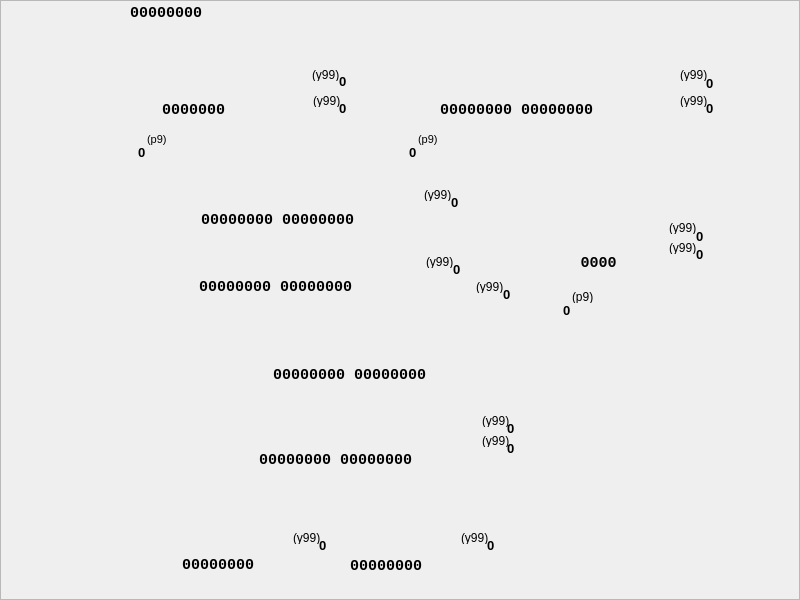
<?xml version="1.0" encoding="UTF-8"?>
<ui version="4.0">
 <class>CDcmcWay4Widget</class>
 <widget class="QWidget" name="CDcmcWay4Widget">
  <property name="geometry">
   <rect>
    <x>0</x>
    <y>0</y>
    <width>800</width>
    <height>600</height>
   </rect>
  </property>
  <property name="sizePolicy">
   <sizepolicy hsizetype="Fixed" vsizetype="Fixed">
    <horstretch>0</horstretch>
    <verstretch>0</verstretch>
   </sizepolicy>
  </property>
  <property name="minimumSize">
   <size>
    <width>800</width>
    <height>600</height>
   </size>
  </property>
  <property name="maximumSize">
   <size>
    <width>800</width>
    <height>600</height>
   </size>
  </property>
  <property name="windowTitle">
   <string notr="true">Form</string>
  </property>
  <property name="styleSheet">
   <string notr="true">QFrame{border-image: url(:/mul/dcmc/fourth.png);}</string>
  </property>
  <widget class="QFrame" name="frame">
   <property name="geometry">
    <rect>
     <x>0</x>
     <y>0</y>
     <width>800</width>
     <height>600</height>
    </rect>
   </property>
   <property name="frameShape">
    <enum>QFrame::StyledPanel</enum>
   </property>
   <property name="frameShadow">
    <enum>QFrame::Raised</enum>
   </property>
   <widget class="QLabel" name="mRg1WrVal">
    <property name="geometry">
     <rect>
      <x>339</x>
      <y>73</y>
      <width>21</width>
      <height>16</height>
     </rect>
    </property>
    <property name="font">
     <font>
      <pointsize>10</pointsize>
      <weight>75</weight>
      <bold>true</bold>
     </font>
    </property>
    <property name="styleSheet">
     <string notr="true">border-image:none;</string>
    </property>
    <property name="text">
     <string notr="true">0</string>
    </property>
   </widget>
   <widget class="QLabel" name="mBd1OutVal">
    <property name="geometry">
     <rect>
      <x>319</x>
      <y>537</y>
      <width>21</width>
      <height>16</height>
     </rect>
    </property>
    <property name="font">
     <font>
      <pointsize>10</pointsize>
      <weight>75</weight>
      <bold>true</bold>
     </font>
    </property>
    <property name="styleSheet">
     <string notr="true">border-image:none;</string>
    </property>
    <property name="text">
     <string notr="true">0</string>
    </property>
   </widget>
   <widget class="QLabel" name="mRg2Val">
    <property name="geometry">
     <rect>
      <x>401</x>
      <y>100</y>
      <width>231</width>
      <height>20</height>
     </rect>
    </property>
    <property name="font">
     <font>
      <family>Courier New</family>
      <pointsize>11</pointsize>
      <weight>75</weight>
      <bold>true</bold>
     </font>
    </property>
    <property name="styleSheet">
     <string notr="true">border-image:none;</string>
    </property>
    <property name="text">
     <string notr="true">00000000 00000000</string>
    </property>
    <property name="alignment">
     <set>Qt::AlignCenter</set>
    </property>
   </widget>
   <widget class="QLabel" name="mCt1IncVal">
    <property name="geometry">
     <rect>
      <x>696</x>
      <y>246</y>
      <width>21</width>
      <height>16</height>
     </rect>
    </property>
    <property name="font">
     <font>
      <pointsize>10</pointsize>
      <weight>75</weight>
      <bold>true</bold>
     </font>
    </property>
    <property name="styleSheet">
     <string notr="true">border-image:none;</string>
    </property>
    <property name="text">
     <string notr="true">0</string>
    </property>
   </widget>
   <widget class="QLabel" name="mRg1WrHint">
    <property name="geometry">
     <rect>
      <x>312</x>
      <y>68</y>
      <width>46</width>
      <height>13</height>
     </rect>
    </property>
    <property name="styleSheet">
     <string notr="true">border-image:none;</string>
    </property>
    <property name="text">
     <string notr="true">(y99)</string>
    </property>
   </widget>
   <widget class="QLabel" name="mRg3RstVal">
    <property name="geometry">
     <rect>
      <x>507</x>
      <y>420</y>
      <width>21</width>
      <height>16</height>
     </rect>
    </property>
    <property name="font">
     <font>
      <pointsize>10</pointsize>
      <weight>75</weight>
      <bold>true</bold>
     </font>
    </property>
    <property name="styleSheet">
     <string notr="true">border-image:none;</string>
    </property>
    <property name="text">
     <string notr="true">0</string>
    </property>
   </widget>
   <widget class="QLabel" name="mMs1SelHint">
    <property name="geometry">
     <rect>
      <x>424</x>
      <y>188</y>
      <width>40</width>
      <height>13</height>
     </rect>
    </property>
    <property name="styleSheet">
     <string notr="true">border-image:none;</string>
    </property>
    <property name="text">
     <string notr="true">(y99)</string>
    </property>
   </widget>
   <widget class="QLabel" name="mCt1Out3Hint">
    <property name="geometry">
     <rect>
      <x>572</x>
      <y>290</y>
      <width>46</width>
      <height>13</height>
     </rect>
    </property>
    <property name="styleSheet">
     <string notr="true">border-image:none;</string>
    </property>
    <property name="text">
     <string notr="true">(p9)</string>
    </property>
   </widget>
   <widget class="QLabel" name="mBd1OutHint">
    <property name="geometry">
     <rect>
      <x>293</x>
      <y>531</y>
      <width>40</width>
      <height>13</height>
     </rect>
    </property>
    <property name="styleSheet">
     <string notr="true">border-image:none;</string>
    </property>
    <property name="text">
     <string notr="true">(y99)</string>
    </property>
   </widget>
   <widget class="QLabel" name="mSm1OutVal">
    <property name="geometry">
     <rect>
      <x>259</x>
      <y>365</y>
      <width>181</width>
      <height>20</height>
     </rect>
    </property>
    <property name="font">
     <font>
      <family>Courier New</family>
      <pointsize>11</pointsize>
      <weight>75</weight>
      <bold>true</bold>
     </font>
    </property>
    <property name="styleSheet">
     <string notr="true">border-image:none;</string>
    </property>
    <property name="text">
     <string notr="true">00000000 00000000</string>
    </property>
    <property name="alignment">
     <set>Qt::AlignCenter</set>
    </property>
   </widget>
   <widget class="QLabel" name="mRg2WrHint">
    <property name="geometry">
     <rect>
      <x>680</x>
      <y>68</y>
      <width>46</width>
      <height>13</height>
     </rect>
    </property>
    <property name="styleSheet">
     <string notr="true">border-image:none;</string>
    </property>
    <property name="text">
     <string notr="true">(y99)</string>
    </property>
   </widget>
   <widget class="QLabel" name="mRg3WrHint">
    <property name="geometry">
     <rect>
      <x>482</x>
      <y>434</y>
      <width>46</width>
      <height>13</height>
     </rect>
    </property>
    <property name="styleSheet">
     <string notr="true">border-image:none;</string>
    </property>
    <property name="text">
     <string notr="true">(y99)</string>
    </property>
   </widget>
   <widget class="QLabel" name="mRg2WrVal">
    <property name="geometry">
     <rect>
      <x>706</x>
      <y>75</y>
      <width>21</width>
      <height>16</height>
     </rect>
    </property>
    <property name="font">
     <font>
      <pointsize>10</pointsize>
      <weight>75</weight>
      <bold>true</bold>
     </font>
    </property>
    <property name="styleSheet">
     <string notr="true">border-image:none;</string>
    </property>
    <property name="text">
     <string notr="true">0</string>
    </property>
   </widget>
   <widget class="QLabel" name="mRg1ShlHint">
    <property name="geometry">
     <rect>
      <x>313</x>
      <y>94</y>
      <width>46</width>
      <height>13</height>
     </rect>
    </property>
    <property name="styleSheet">
     <string notr="true">border-image:none;</string>
    </property>
    <property name="text">
     <string notr="true">(y99)</string>
    </property>
   </widget>
   <widget class="QLabel" name="mRg3WrVal">
    <property name="geometry">
     <rect>
      <x>507</x>
      <y>440</y>
      <width>21</width>
      <height>16</height>
     </rect>
    </property>
    <property name="font">
     <font>
      <pointsize>10</pointsize>
      <weight>75</weight>
      <bold>true</bold>
     </font>
    </property>
    <property name="styleSheet">
     <string notr="true">border-image:none;</string>
    </property>
    <property name="text">
     <string notr="true">0</string>
    </property>
   </widget>
   <widget class="QLabel" name="mDVal">
    <property name="geometry">
     <rect>
      <x>130</x>
      <y>5</y>
      <width>101</width>
      <height>16</height>
     </rect>
    </property>
    <property name="font">
     <font>
      <family>Courier New</family>
      <pointsize>11</pointsize>
      <weight>75</weight>
      <bold>true</bold>
     </font>
    </property>
    <property name="styleSheet">
     <string notr="true">border-image:none;</string>
    </property>
    <property name="text">
     <string notr="true">00000000</string>
    </property>
   </widget>
   <widget class="QLabel" name="mMs1SelVal">
    <property name="geometry">
     <rect>
      <x>451</x>
      <y>194</y>
      <width>21</width>
      <height>16</height>
     </rect>
    </property>
    <property name="font">
     <font>
      <pointsize>10</pointsize>
      <weight>75</weight>
      <bold>true</bold>
     </font>
    </property>
    <property name="styleSheet">
     <string notr="true">border-image:none;</string>
    </property>
    <property name="text">
     <string notr="true">0</string>
    </property>
   </widget>
   <widget class="QLabel" name="mRg3RstHint">
    <property name="geometry">
     <rect>
      <x>482</x>
      <y>414</y>
      <width>46</width>
      <height>13</height>
     </rect>
    </property>
    <property name="styleSheet">
     <string notr="true">border-image:none;</string>
    </property>
    <property name="text">
     <string notr="true">(y99)</string>
    </property>
   </widget>
   <widget class="QLabel" name="mBd2OutHint">
    <property name="geometry">
     <rect>
      <x>461</x>
      <y>531</y>
      <width>46</width>
      <height>13</height>
     </rect>
    </property>
    <property name="styleSheet">
     <string notr="true">border-image:none;</string>
    </property>
    <property name="text">
     <string notr="true">(y99)</string>
    </property>
   </widget>
   <widget class="QLabel" name="mBd2Val">
    <property name="geometry">
     <rect>
      <x>341</x>
      <y>558</y>
      <width>90</width>
      <height>16</height>
     </rect>
    </property>
    <property name="font">
     <font>
      <family>Courier New</family>
      <pointsize>11</pointsize>
      <weight>75</weight>
      <bold>true</bold>
     </font>
    </property>
    <property name="styleSheet">
     <string notr="true">border-image:none;</string>
    </property>
    <property name="text">
     <string notr="true">00000000</string>
    </property>
    <property name="alignment">
     <set>Qt::AlignCenter</set>
    </property>
   </widget>
   <widget class="QLabel" name="mCt1Out3Val">
    <property name="geometry">
     <rect>
      <x>563</x>
      <y>302</y>
      <width>21</width>
      <height>16</height>
     </rect>
    </property>
    <property name="font">
     <font>
      <pointsize>10</pointsize>
      <weight>75</weight>
      <bold>true</bold>
     </font>
    </property>
    <property name="styleSheet">
     <string notr="true">border-image:none;</string>
    </property>
    <property name="text">
     <string notr="true">0</string>
    </property>
   </widget>
   <widget class="QLabel" name="mCt1WrHint">
    <property name="geometry">
     <rect>
      <x>669</x>
      <y>221</y>
      <width>46</width>
      <height>13</height>
     </rect>
    </property>
    <property name="styleSheet">
     <string notr="true">border-image:none;</string>
    </property>
    <property name="text">
     <string notr="true">(y99)</string>
    </property>
   </widget>
   <widget class="QLabel" name="mCt1Val">
    <property name="geometry">
     <rect>
      <x>553</x>
      <y>253</y>
      <width>91</width>
      <height>20</height>
     </rect>
    </property>
    <property name="font">
     <font>
      <family>Courier New</family>
      <pointsize>11</pointsize>
      <weight>75</weight>
      <bold>true</bold>
     </font>
    </property>
    <property name="styleSheet">
     <string notr="true">border-image:none;</string>
    </property>
    <property name="text">
     <string notr="true">0000</string>
    </property>
    <property name="alignment">
     <set>Qt::AlignCenter</set>
    </property>
   </widget>
   <widget class="QLabel" name="mRg1ShlVal">
    <property name="geometry">
     <rect>
      <x>339</x>
      <y>100</y>
      <width>20</width>
      <height>16</height>
     </rect>
    </property>
    <property name="font">
     <font>
      <pointsize>10</pointsize>
      <weight>75</weight>
      <bold>true</bold>
     </font>
    </property>
    <property name="styleSheet">
     <string notr="true">border-image:none;</string>
    </property>
    <property name="text">
     <string notr="true">0</string>
    </property>
   </widget>
   <widget class="QLabel" name="mBd1Val">
    <property name="geometry">
     <rect>
      <x>173</x>
      <y>557</y>
      <width>90</width>
      <height>16</height>
     </rect>
    </property>
    <property name="font">
     <font>
      <family>Courier New</family>
      <pointsize>11</pointsize>
      <weight>75</weight>
      <bold>true</bold>
     </font>
    </property>
    <property name="styleSheet">
     <string notr="true">border-image:none;</string>
    </property>
    <property name="text">
     <string notr="true">00000000</string>
    </property>
    <property name="alignment">
     <set>Qt::AlignCenter</set>
    </property>
   </widget>
   <widget class="QLabel" name="mRg3Val">
    <property name="geometry">
     <rect>
      <x>230</x>
      <y>450</y>
      <width>211</width>
      <height>20</height>
     </rect>
    </property>
    <property name="font">
     <font>
      <family>Courier New</family>
      <pointsize>11</pointsize>
      <weight>75</weight>
      <bold>true</bold>
     </font>
    </property>
    <property name="styleSheet">
     <string notr="true">border-image:none;</string>
    </property>
    <property name="text">
     <string notr="true">00000000 00000000</string>
    </property>
    <property name="alignment">
     <set>Qt::AlignCenter</set>
    </property>
   </widget>
   <widget class="QLabel" name="mCt1WrVal">
    <property name="geometry">
     <rect>
      <x>696</x>
      <y>228</y>
      <width>21</width>
      <height>16</height>
     </rect>
    </property>
    <property name="font">
     <font>
      <pointsize>10</pointsize>
      <weight>75</weight>
      <bold>true</bold>
     </font>
    </property>
    <property name="styleSheet">
     <string notr="true">border-image:none;</string>
    </property>
    <property name="text">
     <string notr="true">0</string>
    </property>
   </widget>
   <widget class="QLabel" name="mCt1IncHint">
    <property name="geometry">
     <rect>
      <x>669</x>
      <y>241</y>
      <width>46</width>
      <height>13</height>
     </rect>
    </property>
    <property name="styleSheet">
     <string notr="true">border-image:none;</string>
    </property>
    <property name="text">
     <string notr="true">(y99)</string>
    </property>
   </widget>
   <widget class="QLabel" name="mRg1Val">
    <property name="geometry">
     <rect>
      <x>133</x>
      <y>100</y>
      <width>121</width>
      <height>20</height>
     </rect>
    </property>
    <property name="font">
     <font>
      <family>Courier New</family>
      <pointsize>11</pointsize>
      <weight>75</weight>
      <bold>true</bold>
     </font>
    </property>
    <property name="styleSheet">
     <string notr="true">border-image:none;</string>
    </property>
    <property name="text">
     <string notr="true">0000000</string>
    </property>
    <property name="alignment">
     <set>Qt::AlignCenter</set>
    </property>
   </widget>
   <widget class="QLabel" name="mBd2OutVal">
    <property name="geometry">
     <rect>
      <x>487</x>
      <y>537</y>
      <width>21</width>
      <height>16</height>
     </rect>
    </property>
    <property name="font">
     <font>
      <pointsize>10</pointsize>
      <weight>75</weight>
      <bold>true</bold>
     </font>
    </property>
    <property name="styleSheet">
     <string notr="true">border-image:none;</string>
    </property>
    <property name="text">
     <string notr="true">0</string>
    </property>
   </widget>
   <widget class="QLabel" name="mXor1Val">
    <property name="geometry">
     <rect>
      <x>180</x>
      <y>277</y>
      <width>191</width>
      <height>20</height>
     </rect>
    </property>
    <property name="font">
     <font>
      <family>Courier New</family>
      <pointsize>11</pointsize>
      <weight>75</weight>
      <bold>true</bold>
     </font>
    </property>
    <property name="styleSheet">
     <string notr="true">border-image:none;</string>
    </property>
    <property name="text">
     <string notr="true">00000000 00000000</string>
    </property>
    <property name="alignment">
     <set>Qt::AlignCenter</set>
    </property>
   </widget>
   <widget class="QLabel" name="mMs1NotVal">
    <property name="geometry">
     <rect>
      <x>453</x>
      <y>261</y>
      <width>21</width>
      <height>16</height>
     </rect>
    </property>
    <property name="font">
     <font>
      <pointsize>10</pointsize>
      <weight>75</weight>
      <bold>true</bold>
     </font>
    </property>
    <property name="styleSheet">
     <string notr="true">border-image:none;</string>
    </property>
    <property name="text">
     <string notr="true">0</string>
    </property>
   </widget>
   <widget class="QLabel" name="mMs1NotHint">
    <property name="geometry">
     <rect>
      <x>426</x>
      <y>255</y>
      <width>40</width>
      <height>13</height>
     </rect>
    </property>
    <property name="styleSheet">
     <string notr="true">border-image:none;</string>
    </property>
    <property name="text">
     <string notr="true">(y99)</string>
    </property>
   </widget>
   <widget class="QLabel" name="mRg2ShrVal">
    <property name="geometry">
     <rect>
      <x>706</x>
      <y>100</y>
      <width>20</width>
      <height>16</height>
     </rect>
    </property>
    <property name="font">
     <font>
      <pointsize>10</pointsize>
      <weight>75</weight>
      <bold>true</bold>
     </font>
    </property>
    <property name="styleSheet">
     <string notr="true">border-image:none;</string>
    </property>
    <property name="text">
     <string notr="true">0</string>
    </property>
   </widget>
   <widget class="QLabel" name="mRg2ShrHint">
    <property name="geometry">
     <rect>
      <x>680</x>
      <y>94</y>
      <width>45</width>
      <height>13</height>
     </rect>
    </property>
    <property name="styleSheet">
     <string notr="true">border-image:none;</string>
    </property>
    <property name="text">
     <string notr="true">(y99)</string>
    </property>
   </widget>
   <widget class="QLabel" name="mSm1CHint">
    <property name="geometry">
     <rect>
      <x>476</x>
      <y>280</y>
      <width>46</width>
      <height>13</height>
     </rect>
    </property>
    <property name="styleSheet">
     <string notr="true">border-image:none;</string>
    </property>
    <property name="text">
     <string notr="true">(y99)</string>
    </property>
   </widget>
   <widget class="QLabel" name="mSm1CVal">
    <property name="geometry">
     <rect>
      <x>503</x>
      <y>286</y>
      <width>21</width>
      <height>16</height>
     </rect>
    </property>
    <property name="font">
     <font>
      <pointsize>10</pointsize>
      <weight>75</weight>
      <bold>true</bold>
     </font>
    </property>
    <property name="styleSheet">
     <string notr="true">border-image:none;</string>
    </property>
    <property name="text">
     <string notr="true">0</string>
    </property>
   </widget>
   <widget class="QLabel" name="mRg1Out7Hint">
    <property name="geometry">
     <rect>
      <x>147</x>
      <y>133</y>
      <width>46</width>
      <height>13</height>
     </rect>
    </property>
    <property name="font">
     <font>
      <pointsize>8</pointsize>
     </font>
    </property>
    <property name="styleSheet">
     <string notr="true">border-image:none;</string>
    </property>
    <property name="text">
     <string notr="true">(p9)</string>
    </property>
   </widget>
   <widget class="QLabel" name="mRg1Out7Val">
    <property name="geometry">
     <rect>
      <x>138</x>
      <y>144</y>
      <width>21</width>
      <height>16</height>
     </rect>
    </property>
    <property name="font">
     <font>
      <pointsize>10</pointsize>
      <weight>75</weight>
      <bold>true</bold>
     </font>
    </property>
    <property name="styleSheet">
     <string notr="true">border-image:none;</string>
    </property>
    <property name="text">
     <string notr="true">0</string>
    </property>
   </widget>
   <widget class="QLabel" name="mRg2Out15Hint">
    <property name="geometry">
     <rect>
      <x>418</x>
      <y>133</y>
      <width>46</width>
      <height>13</height>
     </rect>
    </property>
    <property name="font">
     <font>
      <pointsize>8</pointsize>
     </font>
    </property>
    <property name="styleSheet">
     <string notr="true">border-image:none;</string>
    </property>
    <property name="text">
     <string notr="true">(p9)</string>
    </property>
   </widget>
   <widget class="QLabel" name="mRg2Out15Val">
    <property name="geometry">
     <rect>
      <x>409</x>
      <y>144</y>
      <width>21</width>
      <height>16</height>
     </rect>
    </property>
    <property name="font">
     <font>
      <pointsize>10</pointsize>
      <weight>75</weight>
      <bold>true</bold>
     </font>
    </property>
    <property name="styleSheet">
     <string notr="true">border-image:none;</string>
    </property>
    <property name="text">
     <string notr="true">0</string>
    </property>
   </widget>
   <widget class="QLabel" name="mMs1Val">
    <property name="geometry">
     <rect>
      <x>192</x>
      <y>210</y>
      <width>171</width>
      <height>20</height>
     </rect>
    </property>
    <property name="font">
     <font>
      <family>Courier New</family>
      <pointsize>11</pointsize>
      <weight>75</weight>
      <bold>true</bold>
     </font>
    </property>
    <property name="styleSheet">
     <string notr="true">border-image:none;</string>
    </property>
    <property name="text">
     <string notr="true">00000000 00000000</string>
    </property>
    <property name="alignment">
     <set>Qt::AlignCenter</set>
    </property>
   </widget>
  </widget>
 </widget>
 <resources/>
 <connections/>
</ui>
